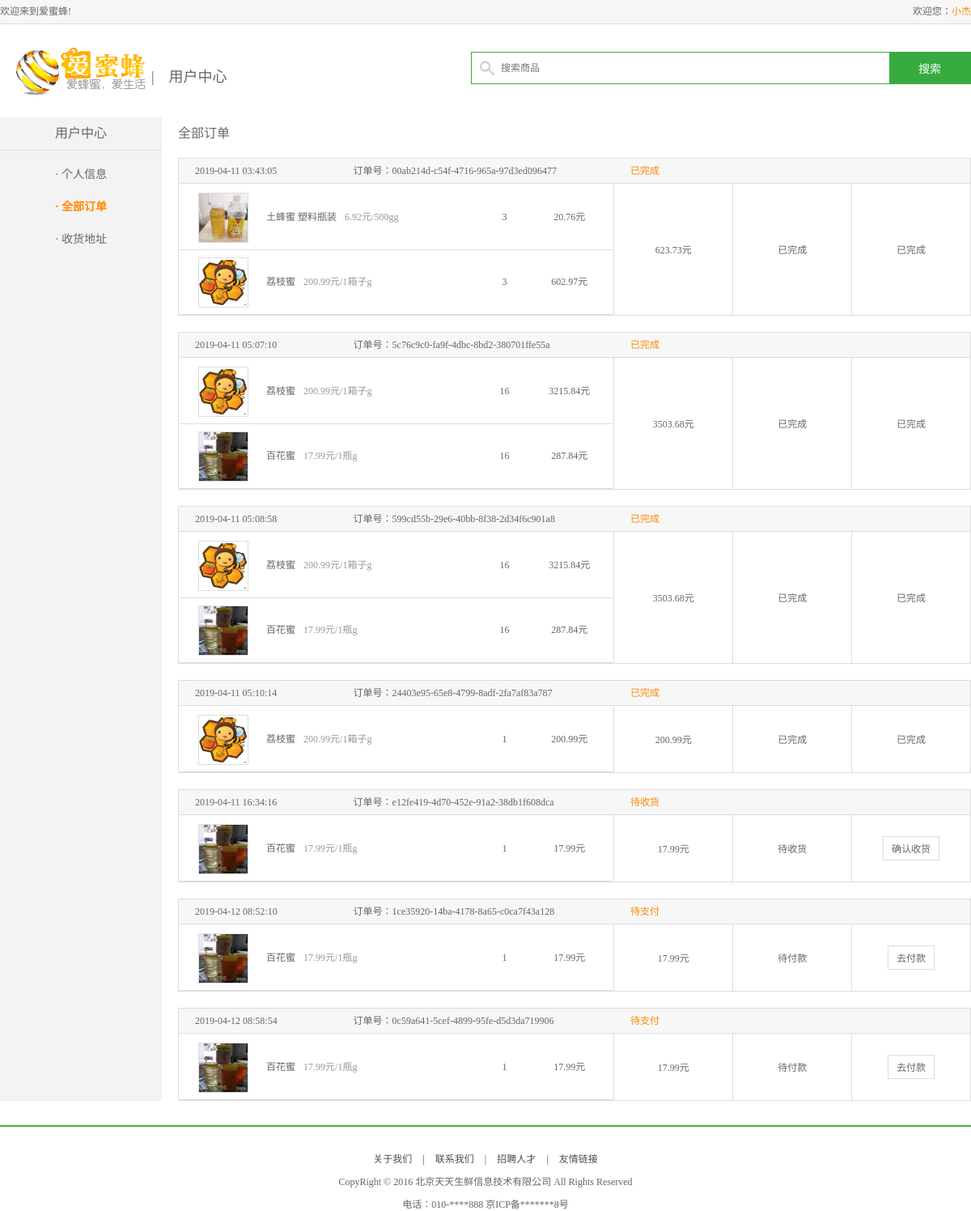
The app's page /user_center_order (signed in), older data.
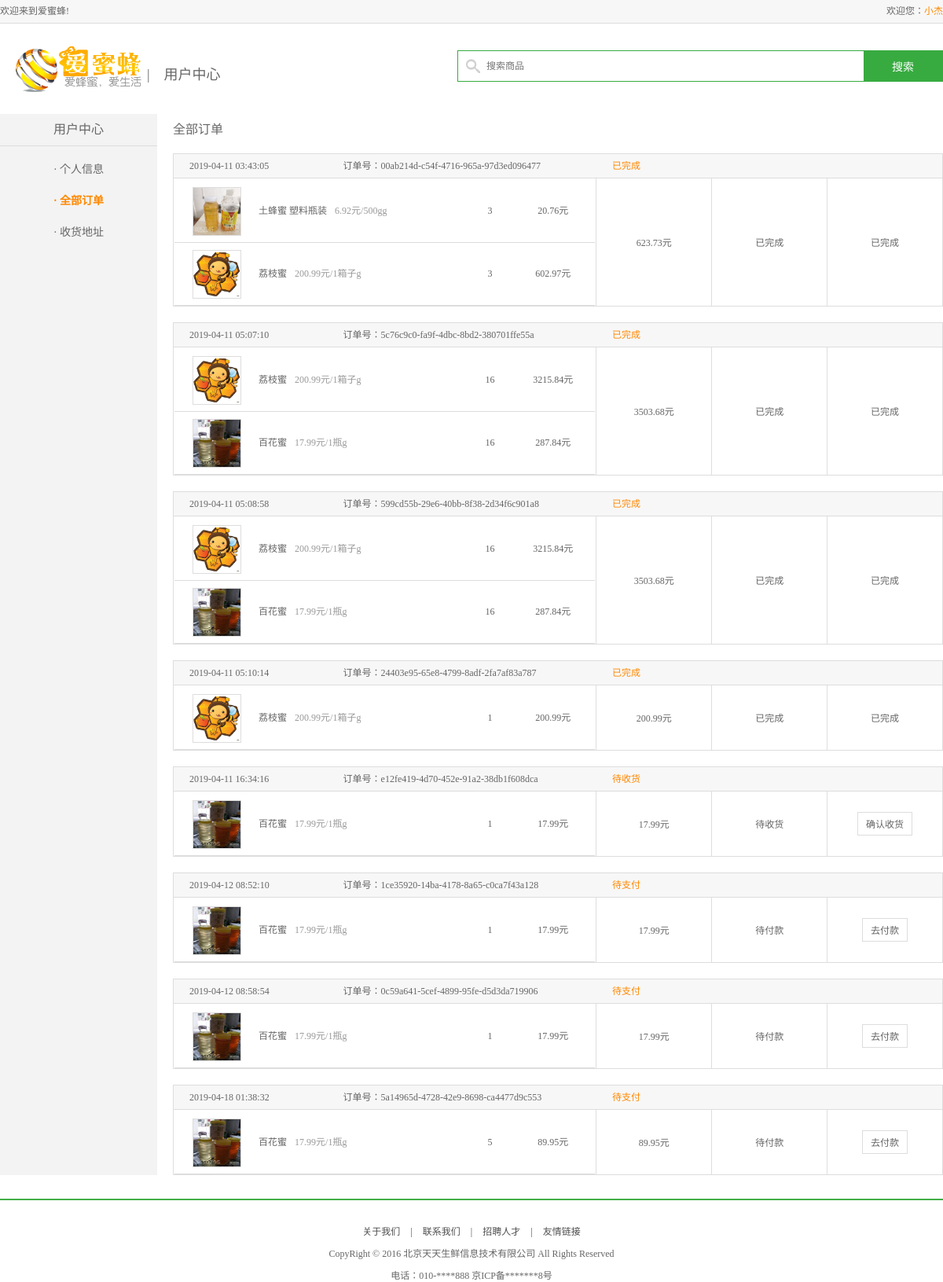
The same page, newer data.
### app/models.py (models this page shows, shortened)
class OrderInfo(models.Model):
    PAY_METHODS = {
        '1': "货到付款",
        '2': "微信支付",
        '3': "支付宝",
        '4': '银联支付'
    }
    PAY_METHODS_ENUM = {
        "CASH": 1,
        "ALIPAY": 2
    }
    ORDER_STATUS_ENUM = {
        "UNPAID": 1,
        "UNSEND": 2,
        "UNRECEIVED": 3,
        "UNCOMMENT": 4,
        "FINISHED": 5
    }
    PAY_METHOD_CHOICES = (
        (1, '货到付款'),
        (2, '微信支付'),
        (3, '支付宝'),
        (4, '银联支付')
    )
    ORDER_STATUS_CHOICES = (
        (1, '待支付'),
        (2, '待发货'),
        (3, '待收货'),
        (4, '已完成')
    )
    order_id = models.CharField(max_length=128, primary_key=True, verbose_name='订单id')
    user = models.ForeignKey(User, verbose_name='用户', on_delete=models.CASCADE)
    addr = models.ForeignKey('UserAddress', verbose_name='地址', on_delete=models.CASCADE)
    pay_method = models.SmallIntegerField(choices=PAY_METHOD_CHOICES, default=3, verbose_name='支付方式')
    total_count = models.IntegerField(default=1, verbose_name='商品数量')
    total_price = models.DecimalField(max_digits=10, decimal_places=2, verbose_name='商品总价')
    transit_price = models.DecimalField(max_digits=10, decimal_places=2, verbose_name='订单运费')
    order_status = models.SmallIntegerField(choices=ORDER_STATUS_CHOICES, default=1, verbose_name='订单状态')
    trade_no = models.CharField(max_length=128, default='', verbose_name='支付编号')
    create_datetime = models.DateTimeField(auto_now_add=True, verbose_name='创建时间')
    class Meta:
        db_table = 'df_order_info'
        verbose_name = '订单信息'
        verbose_name_plural = verbose_name

class OrderGoods(models.Model):
    order = models.ForeignKey('OrderInfo', verbose_name='订单', on_delete=models.CASCADE)
    sku = models.ForeignKey('Goods', verbose_name='商品', on_delete=models.CASCADE)
    count = models.IntegerField(default=1, verbose_name='商品数目')
    price = models.DecimalField(max_digits=10, decimal_places=2, verbose_name='商品价格')
    comment = models.CharField(max_length=256, default='', verbose_name='评论')
    class Meta:
        db_table = 'df_order_goods'
        verbose_name = '订单商品'
        verbose_name_plural = verbose_name

class Goods(models.Model):
    status_choices = (
        (0, '下线'),
        (1, '上线'),
    )
    name = models.CharField(max_length=20, verbose_name='商品名称')
    desc = models.CharField(max_length=256, verbose_name='商品简介')
    price = models.DecimalField(max_digits=10, decimal_places=2, verbose_name='商品价格')
    unite = models.CharField(max_length=20, verbose_name='商品单位')
    image = models.ImageField(upload_to='goods', verbose_name='商品图片')
    variety = models.CharField(max_length=20, verbose_name='品种')
    manufacturing_season = models.CharField(max_length=20, verbose_name='季节')
    address = models.CharField(max_length=64, verbose_name='产地')
    stock = models.IntegerField(default=1, verbose_name='商品库存')
    sales = models.IntegerField(default=0, verbose_name='商品销量')
    status = models.SmallIntegerField(default=1, choices=status_choices, verbose_name='商品状态')
    detail = UEditorField(width=600, height=300, toolbars="full", imagePath="images/",
                          filePath="files/", upload_settings={"imageMaxSize": 1204000}, settings={},
                          verbose_name='商品详情')
    class Meta:
        db_table = 'goods'
        verbose_name = '商品信息'
        verbose_name_plural = verbose_name

### app/views.py (the view)
# urls.py: path('user_center_order', views.user_center_order),  # 也用户订单
@login_required
def user_center_order(request):
    order_obj = models.OrderInfo.objects.filter(user=request.user).order_by('create_datetime')
    context = {
        'order_obj': order_obj
    }
    return render(request, 'app/user_center_order.html', context)

### templates/app/user_center_order.html (shortened to what this page needs)
{% extends 'base.html' %}
{% block style %}
    <link rel="stylesheet" type="text/css" href="/static/css/css/reset.css">
    <link rel="stylesheet" type="text/css" href="/static/css/css/main.css">
{% endblock style %}
{% block body %}
    <div class="header_con">
        <div class="header">
            <div class="welcome fl">欢迎来到爱蜜蜂!</div>
            <div class="fr">
                <div class="login_info fl">
                    欢迎您：<em>{{ request.user.first_name }}</em>
                </div>
            </div>
        </div>
    </div>
    <div class="search_bar clearfix">
        <a href="/" class="logo fl"><img src="/static/images/logo2.png"></a>
        <div class="sub_page_name fl">|&nbsp;&nbsp;&nbsp;&nbsp;用户中心</div>
        <div class="search_con fr">
            <form action="/shop" method="get">
                <input type="text" class="input_text fl" name="search" placeholder="搜索商品" >
                <input type="submit" class="input_btn fr" name="" value="搜索">
            </form>
        </div>
    </div>
    <div class="main_con clearfix">
        <div class="left_menu_con clearfix">
            <h3>用户中心</h3>
            <ul>
                <li><a href="/user_center_info">· 个人信息</a></li>
                <li><a href="/user_center_order" class="active">· 全部订单</a></li>
                <li><a href="/user_center_site">· 收货地址</a></li>
            </ul>
        </div>
        <div class="right_content clearfix">
            <h3 class="common_title2">全部订单</h3>
            {% for order in order_obj %}
                <ul class="order_list_th w978 clearfix">
                    <li class="col01">{{ order.create_datetime|date:"Y-m-d H:i:s" }}</li>
                    <li class="col02">订单号：{{ order.order_id }}</li>
                    <li class="col02 stress">{{ order.get_order_status_display }}</li>
                </ul>
                <table class="order_list_table w980">
                    <tbody>
                    <tr>
                        <td width="55%">
                            {% for good in order.ordergoods_set.all %}
                                <ul class="order_goods_list clearfix">
                                    <li class="col01"><img src="/static/media/{{ good.sku.image }}"></li>
                                    <li class="col02">{{ good.sku.name }}<em>{{ good.sku.price }}元/{{ good.sku.unite }}g</em>
                                    </li>
                                    <li class="col03">{{ good.count }}</li>
                                    <li class="col04">{{ good.price }}元</li>
                                </ul>
                            {% endfor %}
                        </td>
                        <td width="15%">{{ order.total_price }}元</td>
                        {% if order.order_status == 1 %}
                            <td width="15%">待付款</td>
                            <td width="15%"><a class="oper_btn" onclick="pay('{{ order.order_id }}')">去付款</a></td>
                        {% elif order.order_status == 2 %}
                            <td width="15%">已发货</td>
                            <td width="15%"><a href="#" class="oper_btn">查看物流</a></td>
                        {% elif order.order_status == 3 %}
                            <td width="15%">待收货</td>
                            <td width="15%"><a href="#" class="oper_btn" onclick="receiving('{{ order.order_id }}')">确认收货</a></td>
                        {% elif order.order_status == 4 %}
                            <td width="15%">已完成</td>
                            <td width="15%">已完成</td>
                        {% endif %}
                    </tr>
                    </tbody>
                </table>
            {% endfor %}
        </div>
    </div>
    <div class="footer">
        <div class="foot_link">
            <a href="#">关于我们</a>
            <span>|</span>
            <a href="#">联系我们</a>
            <span>|</span>
            <a href="#">招聘人才</a>
            <span>|</span>
            <a href="#">友情链接</a>
        </div>
        <p>CopyRight © 2016 北京天天生鲜信息技术有限公司 All Rights Reserved</p>
        <p>电话：010-****888 京ICP备*******8号</p>
    </div>
{% endblock body %}

### templates/base.html (shortened to what this page needs)
<!DOCTYPE html>
<html lang="en">
<head>
    {% block style %}{% endblock style %}
</head>
<body {% block body_style %}{% endblock body_style %}>
{% block body %}{% endblock body %}
</body>
</html>

### static/css/css/main.css (style rules this page uses)
body { font-family:'Microsoft Yahei';font-size:12px;color:#666; }
html,body { height:100% }
.header_con { background-color:#f7f7f7; height:29px; border-bottom:1px solid #dddddd }
.header { width:1200px; height:29px; margin:0 auto; }
.welcome,.login_info,.login_btn,.user_link { line-height:29px; }
.login_info em { color:#ff8800 }
.search_bar { width:1200px;height:115px;margin:0 auto; }
.logo { width:150px;height:59px;margin:29px 0 0 17px; }
.search_con { width:616px;height:38px;border:1px solid #37ab40;margin:34px 0 0 124px;background:url(/static/images/icons.png) 10px -338px no-repeat; }
.search_con .input_text { width:470px;height:34px;border:0px;margin:2px 0 0 36px;outline:none;font-size:12px;color:#737272;font-family:'Microsoft Yahei' }
.search_con .input_btn { width:100px;height:38px;background-color:#37ab40;border:0px;font-size:14px;color:#fff;font-family:'Microsoft Yahei';outline:none;cursor:pointer; }
.footer { border-top:2px solid #42ad46; margin:30px 0; }
.foot_link { text-align:center;margin-top:30px; }
.foot_link a,.foot_link span { color:#4e4e4e; }
.foot_link span { padding:0 10px }
.footer p { text-align:center; margin-top:10px; }
.sub_page_name { font-size:18px;color:#666;margin:50px 0 0 20px }
.order_list_th { width:1198px;border:1px solid #ddd;background-color:#f7f7f7;margin:20px auto 0; }
.order_list_th li { float:left;height:30px;line-height:30px }
.order_list_th .col01 { width:20%;margin-left:20px }
.order_list_th .col02 { width:35% }
.order_list_table { width:1200px; border-collapse:collapse; border-spacing:0px; border:1px solid #ddd; margin:-1px auto 0; }
.order_list_table td { border:1px solid #ddd; text-align:center; }
.order_goods_list { border-bottom:1px solid #ddd;margin-bottom:-2px; }
.order_goods_list li { float:left; height:80px;line-height:80px; }
.order_goods_list .col01 { width:20% }
.order_goods_list .col01 img { width:60px;height:60px;border:1px solid #ddd;margin:10px auto; }
.order_goods_list .col02 { width:50%;text-align:left; }
.order_goods_list .col02 em { color:#999;margin-left:10px }
.order_goods_list .col03 { width:10% }
.order_goods_list .col04 { width:20% }
.oper_btn { display:inline-block;border:1px solid #ddd;color:#666;padding:5px 10px }
.main_con { width:1200px; margin:0 auto; background:url(/static/images/left_bg.jpg) repeat-y; }
.left_menu_con { width:200px; float:left; }
.left_menu_con h3 { font-size:16px; line-height:40px; border-bottom:1px solid #ddd; text-align:center; margin-bottom:10px; }
.left_menu_con ul li { line-height:40px; text-align:center; font-size:14px; }
.left_menu_con ul li a { color:#666; }
.left_menu_con ul li .active { color:#ff8800; font-weight:bold; }
.right_content { width:980px; float:right; min-height:500px; }
.w980 { width:980px; }
.w978 { width:978px; }
.common_title2 { height:20px;line-height:20px;font-size:16px;margin:10px 0; }
.stress { color:#ff8800; }

Row changes from the older to the newer data that the page shows:
added OrderInfo: create_datetime "2019-04-18 01:38:32", order_id "5a14965d-4728-42e9-8698-ca4477d9c553", order_status "待支付", total_price "89.95"
added OrderGoods: sku.image (picture), sku.name "百花蜜", sku.price "17.99", sku.unite "1瓶", count "5", price "89.95", shown under "2019-04-18 01:38:32"
